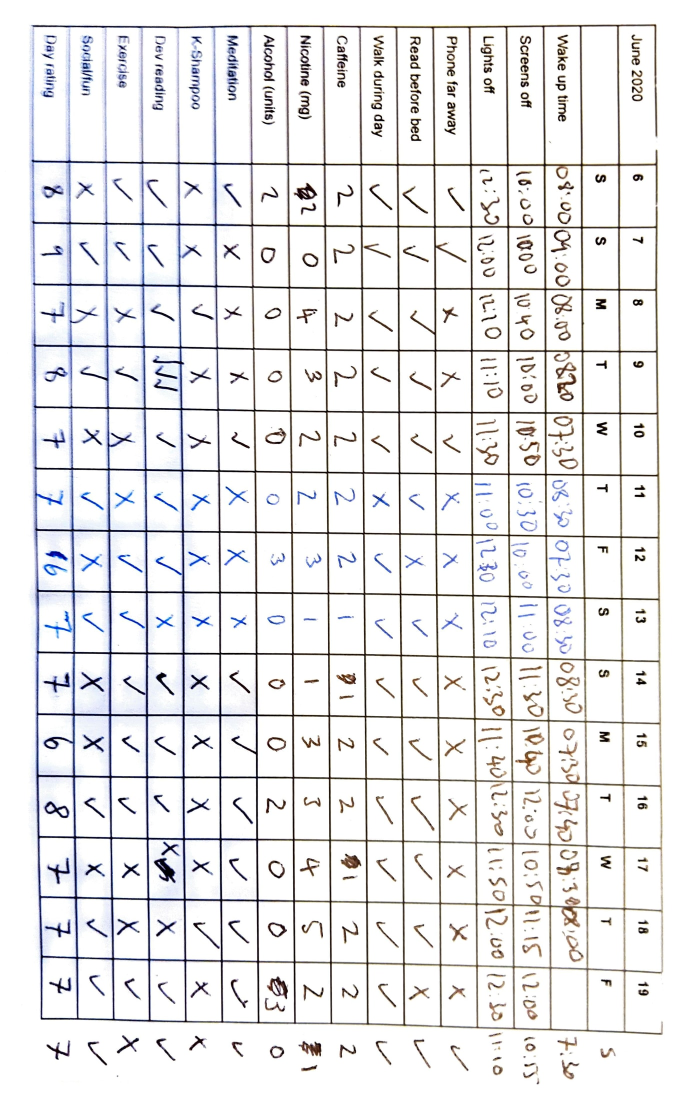
#> input picture WS5/06-06-2020_19_06_2020.jpg, 1358 x 2200 px (shown at 1/2 size)
$ jupyter execute --allow-errors Habit_tracker_slicer.ipynb
#> lines starting #> are read from the running program, lines starting #| are printed output that depends on the picture
[cell 1]
import PIL.Image # python imaging library
import os, shutil # used for operations on files (os for files, shutil for directories)
import numpy as np
import matplotlib.pyplot as plt
from PIL import Image

[cell 2]
# [4 lines of commented-out code are left out]

[cell 3]
# Open the file
im = Image.open("06-06-2020_19_06_2020.jpg")
#> im is the input picture: PIL image 1358x2200 RGB; mean R, G, B 233.1, 232.7, 233.6
# Rotate it
im = im.transpose(PIL.Image.ROTATE_90)
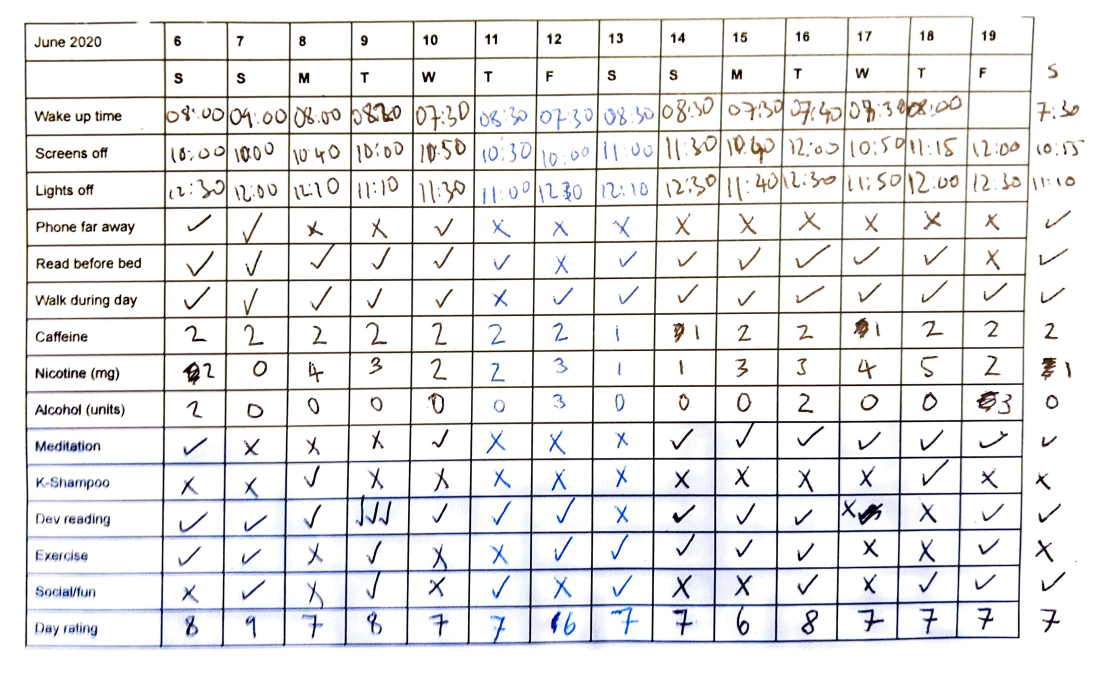
#> im: PIL image 2200x1358 RGB (shown at 1/2 size); mean R, G, B 233.1, 232.7, 233.6

# Resize image https://pillow.readthedocs.io/en/stable/reference/Image.html
(width, height) = (im.width // 2, im.height // 2)
#> width = 1100; height = 679
im = im.resize((width, height))
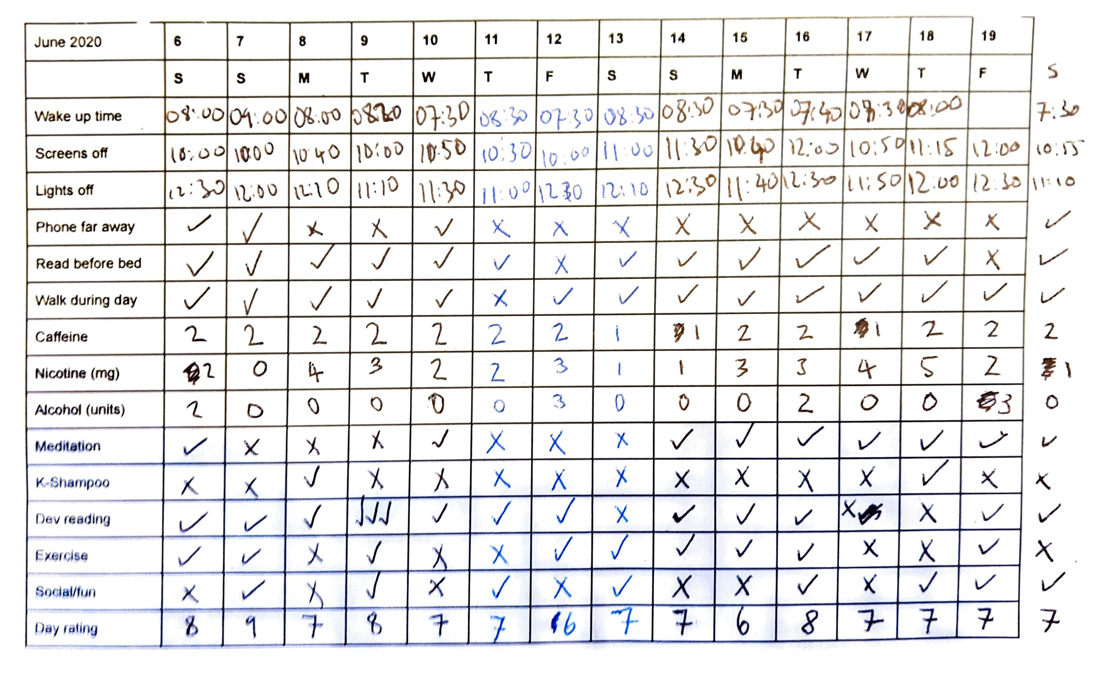
#> im: PIL image 1100x679 RGB; mean R, G, B 233, 232.5, 233.5
print(im.size)
#| (1100, 679)

im = im.rotate(-0.3) # Rotating the image very slightly, by 0.5 deg counter-clockwise
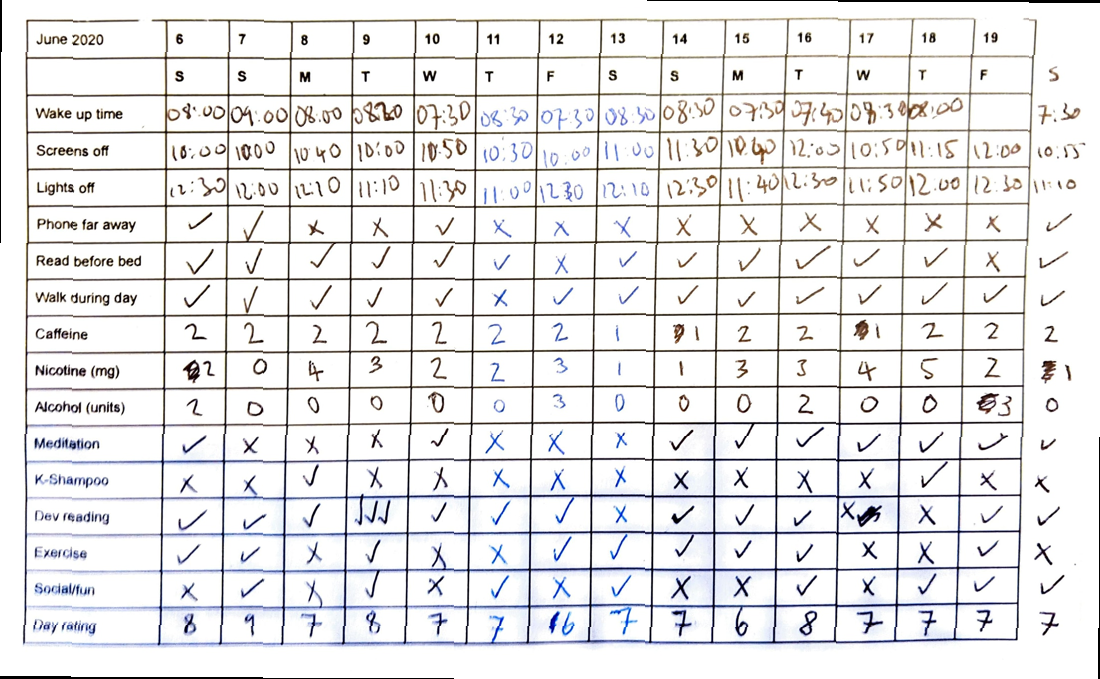
#> im: PIL image 1100x679 RGB; mean R, G, B 232.2, 231.8, 232.8
# https://pillow.readthedocs.io/en/stable/reference/Image.html

im

[cell 4]
fig, ax = plt.subplots(figsize=(12,12))
# fig = plt.figure(figsize=(5,20))
# ax = fig.add_subplot(1, 1, 1)
ax.imshow(im)
ax.grid(which='both')
ax.set_title('First habit tracker')

[cell 5]
# Crop this just for the sections that have data
# Format is ((left, upper, right, lower))
im_crop = im.crop((20, 90, 1035, 650))
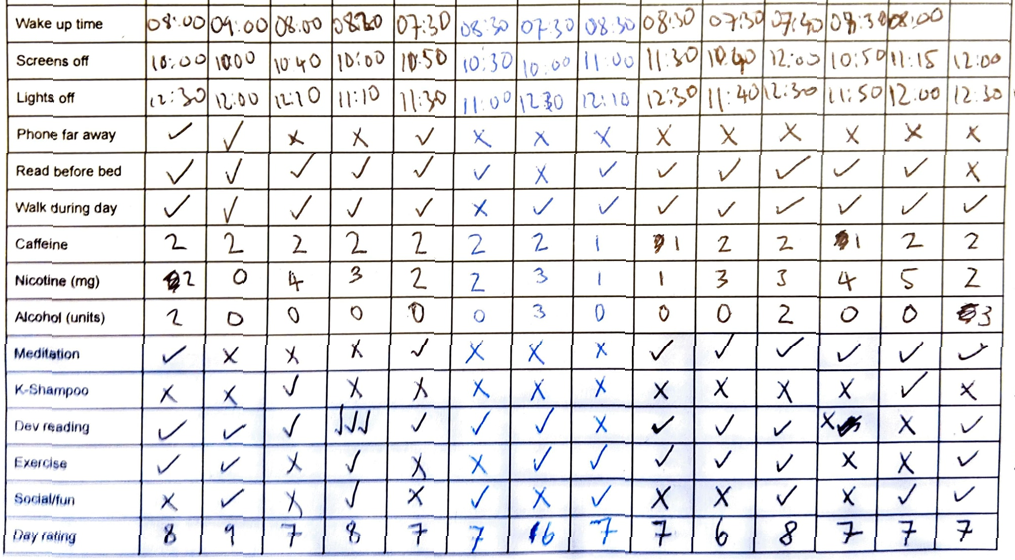
#> im_crop: PIL image 1015x560 RGB; mean R, G, B 228.7, 228.3, 230

[cell 6]
fig1, ax1 = plt.subplots(figsize=(12,12))
ax1.imshow(im_crop)
ax1.grid(which='both')
ax1.set_title('Crop for data')

[cell 7]
# Ok, next trick is to split this into rows
# Plan is to split it into the number of rows, then loop through and produce multiple figures on the same chart
im_crop.size
#> Out = (1015, 560)

[cell 8]
# There are fifteen rows, and fourteen columns
# So approx 560 / 15 for each row height
i = 1
rows = []
while i < 560:
    rows.append(i)
    i = i + (560/15)
    i = round(i)
print(rows)
print(len(rows))

[cell 9]
# Looping through the grid to chop each row
# Format is ((left, upper, right, lower))
i = 1
image_rows = []
while i in range(len(rows)-1): # Looping through the rows, chopping off bars at top and bottom
    image_rows.append(im_crop.crop((1, rows[i]+3, 1014, rows[i+1]-4)))
    i = i + 1
#> after the loop, i = 15; image_rows = 14 items

[cell 10]
image_rows[0]
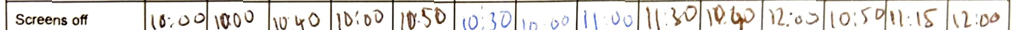
#> Out: PIL image 1013x30 RGB; mean R, G, B 226.6, 223.6, 220.3

[cell 11]
len(image_rows) # it's a list, not an array
#> Out = 14

#> (a cell that did not finish here is left out)

[cell 13]
fig2, axs = plt.subplots(13,1,sharex=True,sharey=True,figsize=(12,7))
fig2.suptitle('Image rows')

i = 0
#> (the rest of this cell did not finish here and is left out)

[cell 14]
print(image_rows[0].size)
#| (1013, 30)
# Left, upper, right, lower
image_rows[0].crop((0,1,145,30))
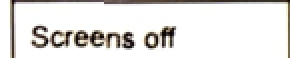
#> Out: PIL image 145x29 RGB (shown 2 times larger); mean R, G, B 227.5, 225.5, 223.2
# im_crop = im.crop((20, 90, 1035, 650))

[cell 15]
print(image_rows[0].crop((145,0,205,30)).size)
#| (60, 30)
image_rows[0].crop((145,1,205,30))
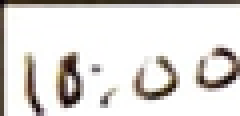
#> Out: PIL image 60x29 RGB (shown 4 times larger); mean R, G, B 223.3, 220.3, 217.4
